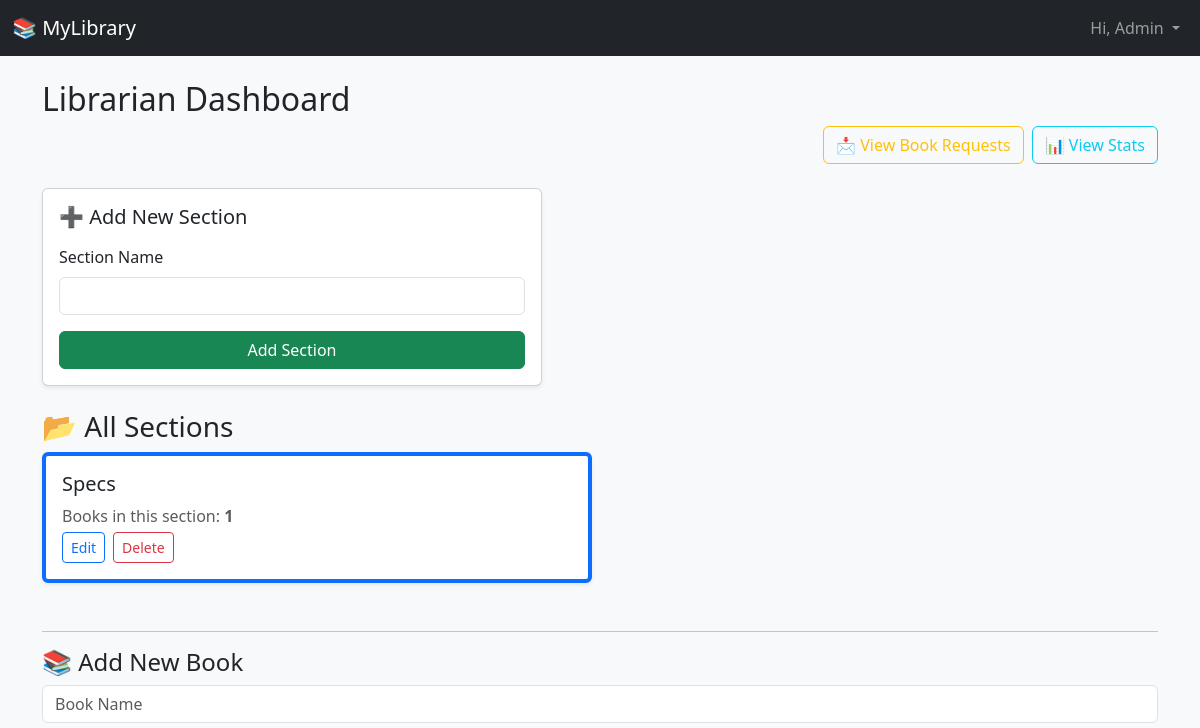
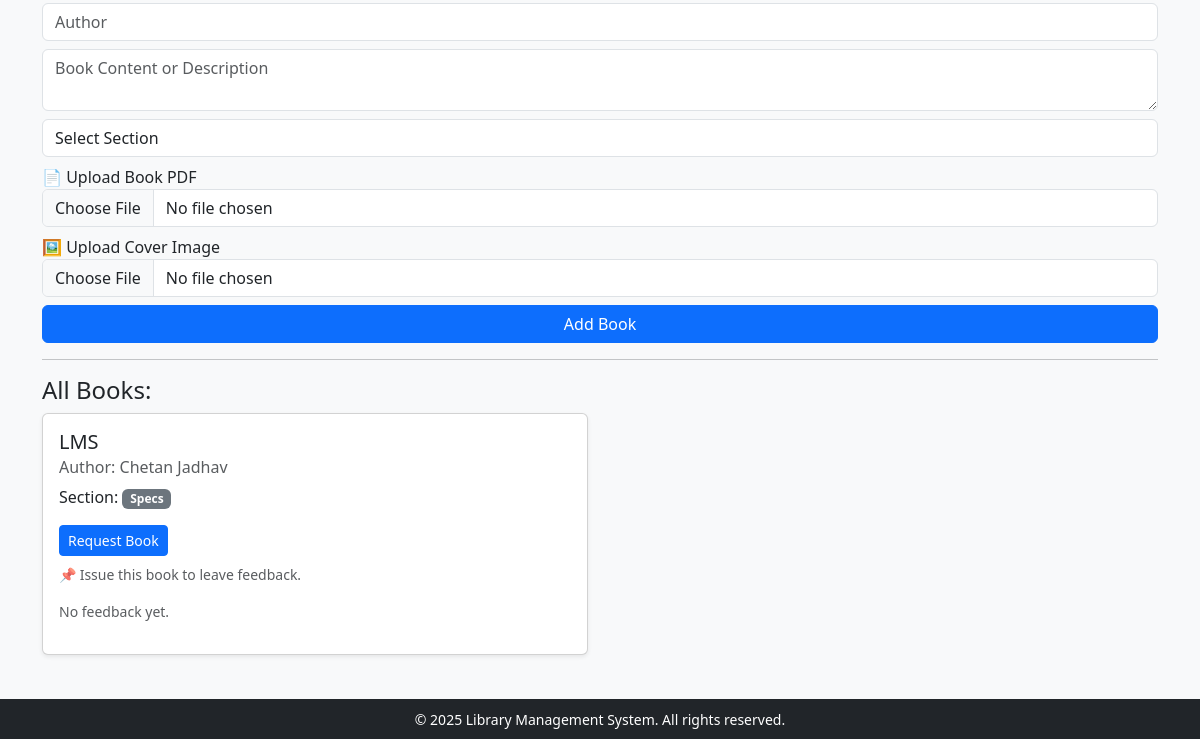
The page /librarian_dashboard (signed in) on the database as committed earlier (2 pictures, top to bottom).
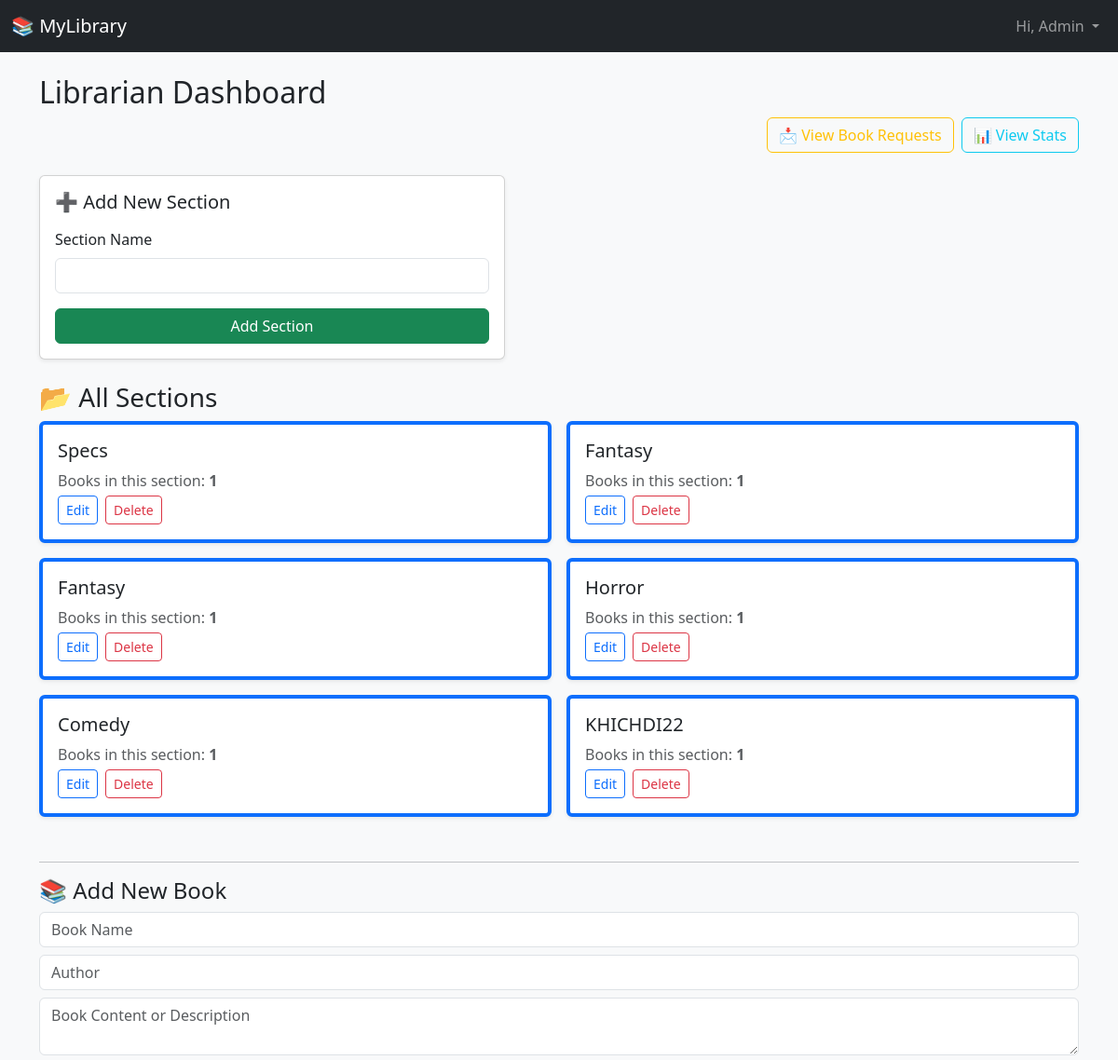
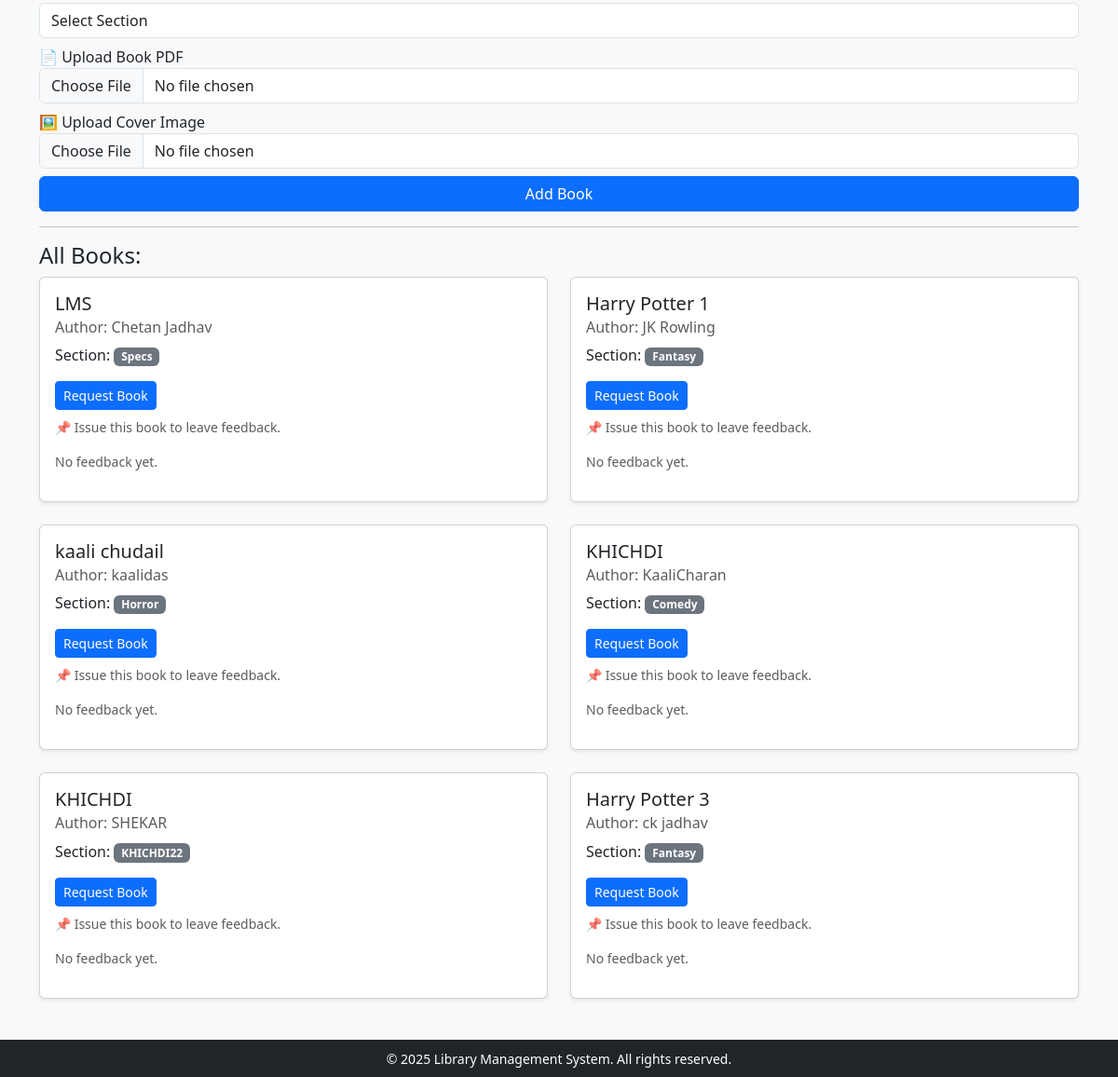
The same page on the database as committed later (2 pictures, top to bottom).
### app/models.py (models this page shows)
class Section(db.Model):
    id = db.Column(db.Integer, primary_key=True)
    name = db.Column(db.String(100), nullable=False)
    description = db.Column(db.Text, nullable=True)
    date_created = db.Column(db.DateTime, default=datetime.utcnow)
    books = db.relationship('Book', backref='section', lazy=True)

class Book(db.Model):
    id = db.Column(db.Integer, primary_key=True)
    name = db.Column(db.String(200), nullable=False)
    author = db.Column(db.String(100))
    content = db.Column(db.Text, nullable=False)  # this will be just plain text or a path to PDF
    section_id = db.Column(db.Integer, db.ForeignKey('section.id'), nullable=True)
    issued_books = db.relationship('IssuedBook', backref='book', lazy=True)
    feedbacks = db.relationship('Feedback', backref='book', lazy=True)
    pdf_path = db.Column(db.String(300))       # Path to uploaded PDF
    cover_image = db.Column(db.String(300))    # Path to uploaded cover image

### app/routes.py (the view)
@main.route('/librarian_dashboard')
def librarian_dashboard():
    if 'user_id' not in session or session.get('role') != 'librarian':
        return redirect(url_for('main.librarian_login'))
    books = Book.query.all()
    sections = Section.query.all()
    return render_template('librarian_dashboard.html', books=books, sections=sections)

### app/templates/librarian_dashboard.html (shortened to what this page needs)
{% extends 'base.html' %}
{% block content %}
<h2>Librarian Dashboard</h2>
<div class="d-flex justify-content-end gap-2 mb-4">
    <a href="{{ url_for('main.book_requests') }}" class="btn btn-outline-warning">📩 View Book Requests</a>
    <a href="{{ url_for('main.librarian_stats') }}" class="btn btn-outline-info">📊 View Stats</a>
  </div>
  <div class="card mb-4 shadow-sm" style="max-width: 500px;">
    <div class="card-body">
      <h5 class="card-title mb-3">➕ Add New Section</h5>
      <form method="POST" action="{{ url_for('main.add_section') }}">
        <div class="mb-3">
          <label for="sectionName" class="form-label">Section Name</label>
          <input type="text" class="form-control" id="sectionName" name="name" required>
        </div>
        <button type="submit" class="btn btn-success w-100">Add Section</button>
      </form>
    </div>
  </div>
<h3 class="mt-4">📂 All Sections</h3>
<div class="row row-cols-1 row-cols-md-2 g-3 mb-5">
  {% for section in sections %}
    <div class="col">
      <div class="card shadow-sm border-start border-4 border-primary">
        <div class="card-body">
          <h5 class="card-title">{{ section.name }}</h5>
          <p class="text-muted mb-1">Books in this section: <strong>{{ section.books | length }}</strong></p>
          <div class="d-flex gap-2">
            <a href="{{ url_for('main.edit_section', section_id=section.id) }}" class="btn btn-sm btn-outline-primary">Edit</a>
            <form method="POST" action="{{ url_for('main.delete_section', section_id=section.id) }}"
      onsubmit="return confirm('Are you sure you want to delete this section? This action cannot be undone.')">
  <button type="submit" class="btn btn-sm btn-outline-danger">Delete</button>
</form>
          </div>
        </div>
      </div>
    </div>
  {% else %}
    <p class="text-muted">No sections available.</p>
  {% endfor %}
</div>
<hr>
<h4>📚 Add New Book</h4>
<form method="POST" action="{{ url_for('main.add_book') }}" enctype="multipart/form-data">
    <input name="name" class="form-control mb-2" placeholder="Book Name" required>
    <input name="author" class="form-control mb-2" placeholder="Author">
    <textarea name="content" class="form-control mb-2" placeholder="Book Content or Description" required></textarea>
    <select name="section_id" class="form-control mb-2" required>
        <option disabled selected>Select Section</option>
    </select>
    <div class="mb-2">
        <label>📄 Upload Book PDF</label>
        <input type="file" name="pdf" accept=".pdf" class="form-control">
    </div>
    <div class="mb-2">
        <label>🖼️ Upload Cover Image</label>
        <input type="file" name="cover" accept="image/*" class="form-control">
    </div>
    <button class="btn btn-primary w-100">Add Book</button>
</form>
<hr>
<h4>All Books:</h4>
<div class="row row-cols-1 row-cols-md-2 g-4">
  {% for book in books %}
    <div class="col">
      <div class="card h-100 shadow-sm">
        <div class="card-body">
          <h5 class="card-title">{{ book.name }}</h5>
          <h6 class="card-subtitle mb-2 text-muted">Author: {{ book.author }}</h6>
          <p>Section:
            <span class="badge bg-secondary">{{ book.section.name if book.section else 'N/A' }}</span>
          </p>
          <form method="POST" action="{{ url_for('main.request_book', book_id=book.id) }}">
            <button type="submit" class="btn btn-sm btn-primary">Request Book</button>
          </form>
          {% set has_issued = issued_books | selectattr("book_id", "equalto", book.id) | list | length > 0 %}
          {% if has_issued %}
            <form method="POST" action="{{ url_for('main.submit_feedback', book_id=book.id) }}" class="mt-3">
              <textarea name="feedback" rows="2" class="form-control mb-2" placeholder="Leave feedback"></textarea>
              <button class="btn btn-sm btn-success">Submit Feedback</button>
            </form>
          {% else %}
            <p class="text-muted small mt-2">📌 Issue this book to leave feedback.</p>
          {% endif %}
          {% if book.feedbacks %}
            <hr>
            <h6 class="text-muted">Feedback:</h6>
            {% for fb in book.feedbacks %}
              <div class="bg-light border rounded p-2 mb-1">
                <strong>{{ fb.user.username }}</strong>: {{ fb.content }}
              </div>
            {% endfor %}
          {% else %}
            <p class="text-muted small">No feedback yet.</p>
          {% endif %}
        </div>
      </div>
    </div>
  {% endfor %}
</div>
{% endblock %}

### app/templates/base.html (shortened to what this page needs)
<!DOCTYPE html>
<html lang="en">
<head>
    <link href="https://cdn.jsdelivr.net/npm/bootstrap@5.3.0/dist/css/bootstrap.min.css" rel="stylesheet">
    <link rel="stylesheet" href="{{ url_for('static', filename='styles.css') }}">
</head>
<body>
    <nav class="navbar navbar-expand-lg navbar-dark bg-dark">
        <div class="container-fluid">
          <a class="navbar-brand" href="{{ url_for('main.home') }}">📚 MyLibrary</a>
          <div class="collapse navbar-collapse" id="navbarNav">
            <ul class="navbar-nav ms-auto">
                {% if not session.get('user_id') %}
                ...
              {% elif session.get('role') in ['user', 'librarian'] %}
                <li class="nav-item dropdown">
                  <a class="nav-link dropdown-toggle" href="#" id="profileDropdown" role="button" data-bs-toggle="dropdown" aria-expanded="false">
                    Hi, {{ session.get('username') | title }}
                  </a>
                </li>
              {% endif %}
            </ul>
          </div>
        </div>
      </nav>
    <div class="container my-4">
        {% block content %}{% endblock %}
    </div>
    <footer class="bg-dark text-white text-center py-2 fixed-bottom">
        <small>&copy; 2025 Library Management System. All rights reserved.</small>
    </footer>
</body>
</html>

### app/static/styles.css (style rules this page uses)
body { padding-bottom: 60px; }
body { background-color: #f8f9fa; }

Rows that differ between the two databases and show on the page:
added Section: name "Fantasy", books|length "1"
added Section: name "Fantasy", books|length "1"
added Section: name "Horror", books|length "1"
added Section: name "Comedy", books|length "1"
added Section: name "KHICHDI22", books|length "1"
added Book: name "Harry Potter 1", author "JK Rowling", section "Fantasy"
added Book: name "kaali chudail", author "kaalidas", section "Horror"
added Book: name "KHICHDI", author "KaaliCharan", section "Comedy"
added Book: name "KHICHDI", author "SHEKAR", section "KHICHDI22"
added Book: name "Harry Potter 3", author "ck jadhav", section "Fantasy"
